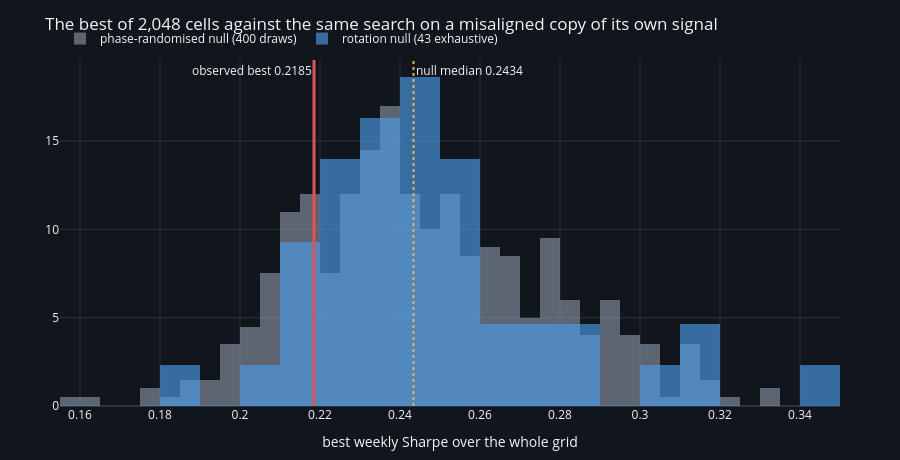

Notebook cell for this chart:
### Code cell
null = JPM["rotation"]["max_abs_sharpe"]
spec = JPM["spectral"]["max_abs_sharpe"]
fig = go.Figure()
fig.add_trace(go.Histogram(x=spec, name=f"phase-randomised null ({len(spec)} draws)",
                           marker_color=GREY, opacity=0.55, nbinsx=45,
                           histnorm="probability density"))
fig.add_trace(go.Histogram(x=null, name=f"rotation null ({len(null)} exhaustive)",
                           marker_color=BLUE, opacity=0.65, nbinsx=25,
                           histnorm="probability density"))
fig.add_vline(x=JPM["observed"], line=dict(color=RED, width=3),
              annotation_text=f"observed best {JPM['observed']:.4f}",
              annotation_position="top left")
fig.add_vline(x=JPM["rotation"]["q50"], line=dict(color=AMBER, width=2, dash="dot"),
              annotation_text=f"null median {JPM['rotation']['q50']:.4f}",
              annotation_position="top right")
fig.update_layout(barmode="overlay")
style(fig, 460, "The best of 2,048 cells against the same search on a "
                "misaligned copy of its own signal")
fig.update_xaxes(title="best weekly Sharpe over the whole grid")
fig.show()
print(f"observed {JPM['observed']:.4f} sits at the "
      f"{100 * (null < JPM['observed']).mean():.0f}th percentile of the rotation null")

### Figure 1 — Plotly figure (JSON) as saved in the notebook; plotly's stock layout.template omitted (floating-point values rounded to 4 significant figures; data arrays with more than 128 entries replaced by an {"elided": "..."} marker saying what was removed)
{"data": [{"histnorm": "probability density", "marker": {"color": "#9aa7b8"}, "name": "phase-randomised null (400 draws)", "nbinsx": 45, "opacity": 0.55, "type": "histogram", "x": {"elided": "400 float values"}}, {"histnorm": "probability density", "marker": {"color": "#4c9be8"}, "name": "rotation null (43 exhaustive)", "nbinsx": 25, "opacity": 0.65, "type": "histogram", "x": [0.2347, 0.2678, 0.2705, 0.2841, 0.3135, 0.2445, 0.2465, 0.2432, 0.2393, 0.2445, 0.2231, 0.2445, 0.2328, 0.1814, 0.2199, 0.2155, 0.218, 0.259, 0.2787, 0.2527, 0.2267, 0.2211, 0.2543, 0.2519, 0.2637, 0.2434, 0.2571, 0.2482, 0.2251, 0.2365, 0.2265, 0.2168, 0.2231, 0.2425, 0.2301, 0.208, 0.2337, 0.2394, 0.2505, 0.303, 0.3475, 0.2838, 0.3194]}], "layout": {"annotations": [{"showarrow": false, "text": "observed best 0.2185", "x": 0.2185, "xanchor": "right", "xref": "x", "y": 1, "yanchor": "top", "yref": "y domain"}, {"showarrow": false, "text": "null median 0.2434", "x": 0.2434, "xanchor": "left", "xref": "x", "y": 1, "yanchor": "top", "yref": "y domain"}], "barmode": "overlay", "font": {"size": 12}, "height": 460, "legend": {"orientation": "h", "x": 0, "y": 1.02, "yanchor": "bottom"}, "margin": {"b": 50, "l": 60, "r": 60, "t": 60}, "paper_bgcolor": "#11151c", "plot_bgcolor": "#11151c", "shapes": [{"line": {"color": "#e05353", "width": 3}, "type": "line", "x0": 0.2185, "x1": 0.2185, "xref": "x", "y0": 0, "y1": 1, "yref": "y domain"}, {"line": {"color": "#e8b44c", "dash": "dot", "width": 2}, "type": "line", "x0": 0.2434, "x1": 0.2434, "xref": "x", "y0": 0, "y1": 1, "yref": "y domain"}], "title": {"text": "The best of 2,048 cells against the same search on a misaligned copy of its own signal"}, "xaxis": {"gridcolor": "#2a3340", "title": {"text": "best weekly Sharpe over the whole grid"}, "zerolinecolor": "#2a3340"}, "yaxis": {"gridcolor": "#2a3340", "zerolinecolor": "#2a3340"}}}
